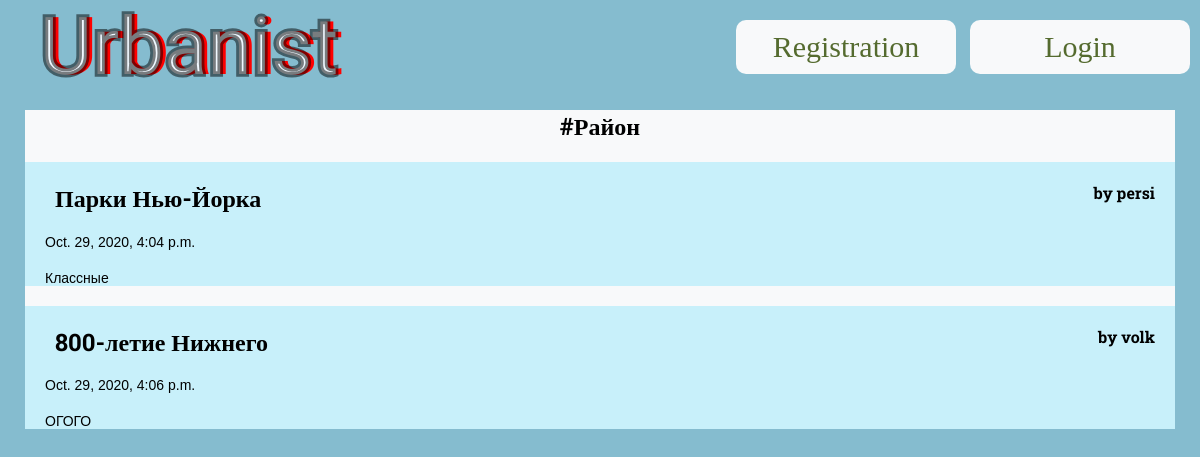
The page /posts/Район/ on the database as committed earlier.
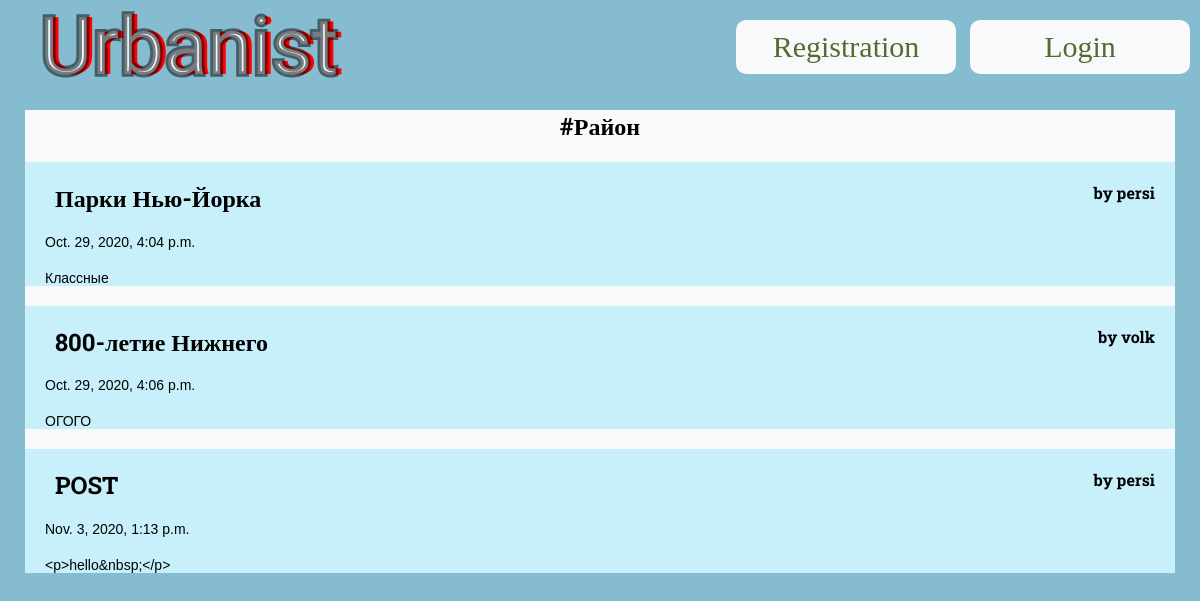
The same page on the database as committed later.
### firstapp/models.py (models this page shows, shortened)
class Post(models.Model):
    title = models.CharField(max_length=200)
    author = models.ForeignKey(User, on_delete=models.CASCADE)
    publication_date = models.DateTimeField(default=timezone.now, blank=True, null=True)
    body = RichTextField(blank=True, null=True)
    tags = models.ManyToManyField('Tag', help_text="Select a tag for this post")
    likes = models.ManyToManyField(User, related_name='blog_posts')

### firstapp/models.py (called while the page is built)
    def __str__(self):
        return self.name

### firstapp/views.py (called while the page is built)
    def get_queryset(self):
        self.tag = get_object_or_404(Tag, name=self.args[0])
        return Post.objects.filter(tags__in=[self.tag])

    def get_context_data(self, **kwargs):
        context = super(TagPostsView,self).get_context_data(**kwargs)
        context['tag'] = self.tag
        return context

### templates/tag_posts.html
<!DOCTYPE html>
{% extends 'base.html' %}
{% block content %}
<h2 class="tag">#{{ tag }}</h2>
{% for post in object_list %}
  <div class="post">
      <h2><a href="{% url 'post_detail' post.pk %}">{{ post.title }}</a></h2>
      <h4>by {{ post.author }}</h4>
      <p>{{ post.publication_date }}</p>
      <p>{{ post.body }}</p>
  </div>
{% endfor %}
{% endblock content %}

Rows that differ between the two databases and show on the page:
added Post: title "POST", author "persi", publication_date "Nov. 3, 2020, 1:13 p.m.", body "<p>hello&nbsp;</p>"
